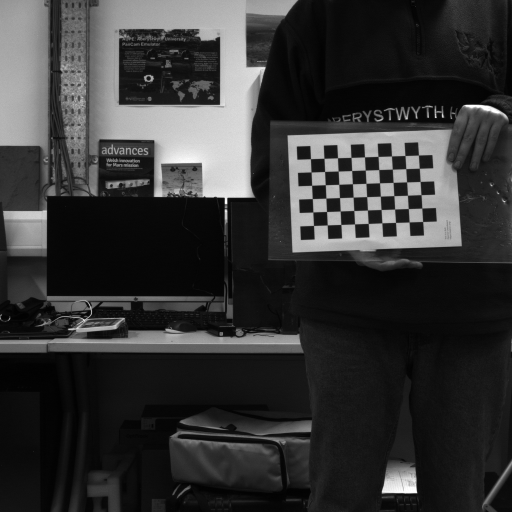
#> input picture HenryFiles/Camera Calibration/aupe-cal/c2/aupe-cal_c2_LWAC01_T00_P00_BS.png, 1024 x 1024 px, found by its file name (shown at 1/2 size)
$ python '2025_05_11-presentation rectification.py'
#> lines starting #> are read from the running program, lines starting #| are printed output that depends on the picture
import cv2 as cv
import numpy as np
import json

def rectify_and_display_images(imgL_path, imgR_path, camera_file_path):
    imgL = cv.imread(imgL_path, 0)
#> imgL is the input picture: shape (1024, 1024); min 0, max 255, mean 52.5
    imgR = cv.imread(imgR_path, 0)
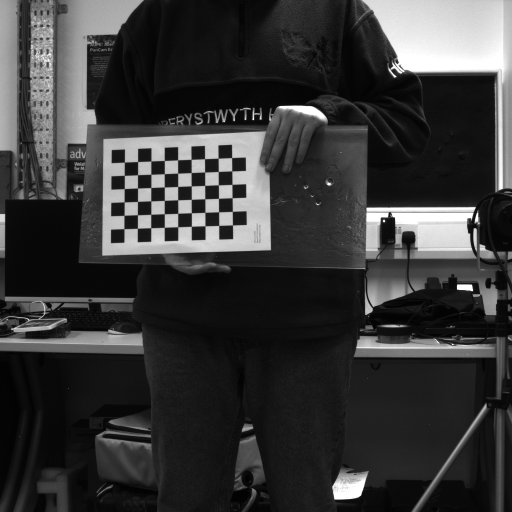
#> input picture HenryFiles/Camera Calibration/aupe-cal/c2/aupe-cal_c2_RWAC01_T00_P00_BS.png, 1024 x 1024 px, found by its file name (shown at 1/2 size)
#> imgR is the input picture: shape (1024, 1024); min 0, max 255, mean 56.3

    chessboard_size = (9, 6)
    img_size = (1024, 1024)

    def add_chessboard(img_file_path):
        img = cv.imread(img_file_path)
        gray = cv.cvtColor(img, cv.COLOR_BGR2GRAY)
        ret, corners = cv.findChessboardCorners(gray, chessboard_size, None)
#> ret = True; corners = 54 rows, first 8: [621.4, 317.9], [648.5, 316.9], [675.5, 316.1], [702.5, 315.3], [729.5, 314.3], [756.5, 313.4], [783.5, 312.5], [810.4, 311.5]
        if ret:
            img = cv.drawChessboardCorners(img, chessboard_size, corners, ret)
        return img

    chess_imgL = add_chessboard(imgL_path)
    chess_imgR = add_chessboard(imgR_path)
#> in add_chessboard (call 2), `ret, corners = cv.findChessboardCorners(gray, chessboard_size, None)`: corners = 54 rows, first 8: [249.3, 324.6], [275.6, 323.6], [302.4, 322.5], [329.1, 321.5], [355.6, 320.3], [382.6, 319.2], [409.6, 317.9], [436.6, 316.7]

    def read_camera_data(camera_file_path):
        with open(camera_file_path, 'r') as file:
#> (reads pcotplugins/pcotdistanceestimate/mtx_dst_rect_proj.json from the repository)
            data = json.load(file)

        left_matrix = np.array(data['mtx_left'])
        left_dist = np.array(data['dist_left']).reshape(-1,1)
        right_matrix = np.array(data['mtx_right'])
        right_dist = np.array(data['dist_right']).reshape(-1,1)
        R = np.array(data['R'])
        T = np.array(data['T']).reshape(-1,1)

        return left_matrix, left_dist, right_matrix, right_dist, R, T

    left_matrix, left_dist, right_matrix, right_dist, R, T = read_camera_data(camera_file_path)

    rect_scale = 0.7

    LR, RR, p1, p2, q, roi1, roi2 = cv.stereoRectify(
        left_matrix, left_dist,
        right_matrix, right_dist,
        img_size, R, T, alpha=rect_scale)
    left_map1, left_map2 = cv.initUndistortRectifyMap(
        left_matrix, left_dist,
        LR,
        p1, img_size, cv.CV_32FC1)
    right_map1, right_map2 = cv.initUndistortRectifyMap(
        right_matrix, right_dist,
        RR,
        p2, img_size, cv.CV_32FC1)
    rectifiedL = cv.remap(chess_imgL, left_map1, left_map2, cv.INTER_LINEAR)
    rectifiedR = cv.remap(chess_imgR, right_map1, right_map2, cv.INTER_LINEAR)
    line_color = (0, 255, 0)
    line_thickness = 1
    num_lines = 40
    spacing = int(1024 // num_lines)

    for i in range(int(img_size[1]*0.333), int(img_size[1]*0.666), spacing):
        cv.line(rectifiedL, (0, i), (img_size[0], i), line_color, line_thickness)
        cv.line(rectifiedR, (0, i), (img_size[0], i), line_color, line_thickness)
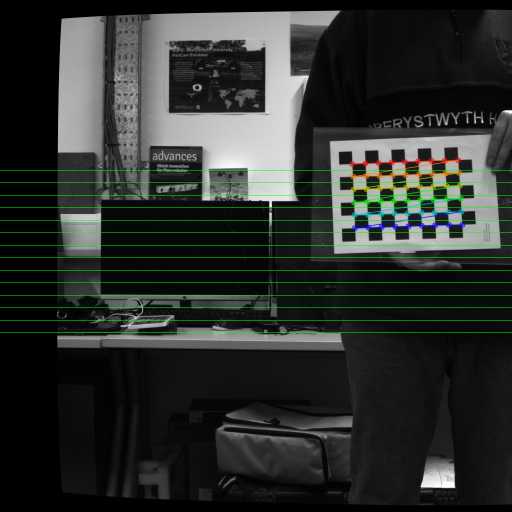
#> rectifiedL: shape (1024, 1024, 3) (shown at 1/2 size); mean B, G, R 45.1, 48.9, 45.2
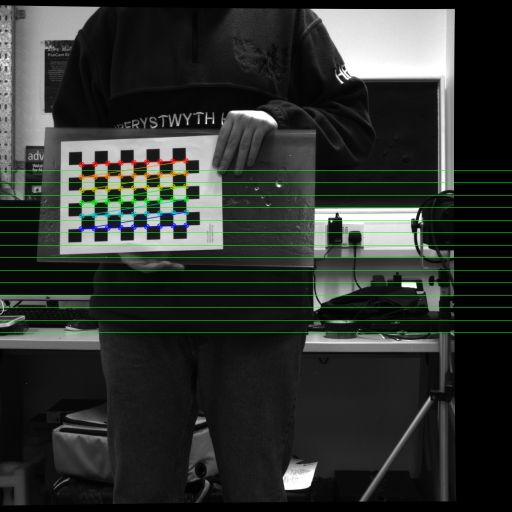
#> rectifiedR: shape (1024, 1024, 3) (shown at 1/2 size); mean B, G, R 47.4, 51.2, 47.6

    cv.namedWindow('Rectified Left', cv.WINDOW_NORMAL)
    cv.namedWindow('Rectified Right', cv.WINDOW_NORMAL)
    cv.moveWindow('Rectified Left', 0, 0)
    cv.moveWindow('Rectified Right', 700, 0)
    cv.resizeWindow('Rectified Left', 700, 700)
    cv.resizeWindow('Rectified Right', 700, 700)
    cv.imshow('Rectified Left', rectifiedL)
    cv.imshow('Rectified Right', rectifiedR)
    cv.waitKey(0)
    cv.destroyAllWindows()

if __name__ == "__main__":
    imgL_path = "HenryFiles/Camera Calibration/aupe-cal/c2/aupe-cal_c2_LWAC01_T00_P00_BS.png"
    imgR_path = "HenryFiles/Camera Calibration/aupe-cal/c2/aupe-cal_c2_RWAC01_T00_P00_BS.png"
    camera_file_path = "pcotplugins\pcotdistanceestimate\mtx_dst_rect_proj.json"

    rectify_and_display_images(imgL_path, imgR_path, camera_file_path)

    hall_l = "HenryFiles\AUPE Images\distance\pctset-1m-8bit-tiltdown\distance_pctset-1m-8bit-tiltdown_LWAC01_T00_P00_BS.png"
    hall_r = "HenryFiles\AUPE Images\distance\pctset-1m-8bit-tiltdown\distance_pctset-1m-8bit-tiltdown_RWAC01_T00_P00_BS.png"

    rectify_and_display_images(hall_l, hall_r, camera_file_path)
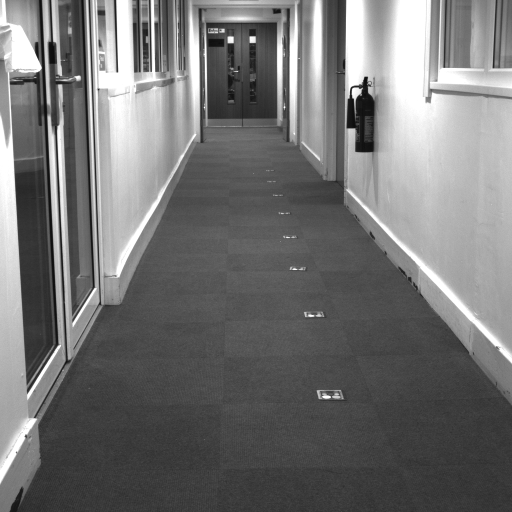
#> input picture HenryFiles/AUPE Images/distance/pctset-1m-8bit-tiltdown/distance_pctset-1m-8bit-tiltdown_LWAC01_T00_P00_BS.png, 1024 x 1024 px, found by its file name (shown at 1/2 size)
#> in rectify_and_display_images, imgL is the input picture: shape (1024, 1024); min 10, max 255, mean 115
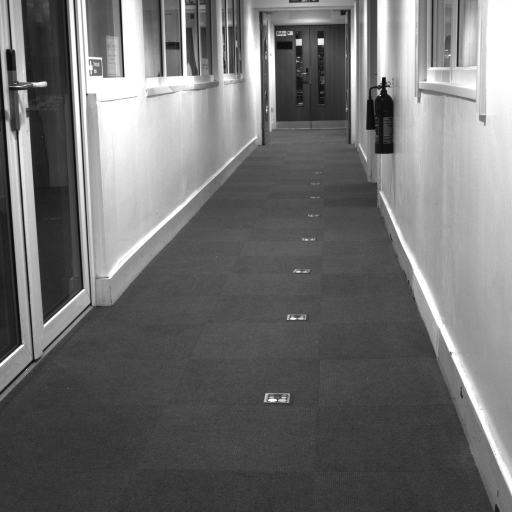
#> input picture HenryFiles/AUPE Images/distance/pctset-1m-8bit-tiltdown/distance_pctset-1m-8bit-tiltdown_RWAC01_T00_P00_BS.png, 1024 x 1024 px, found by its file name (shown at 1/2 size)
#> in rectify_and_display_images, imgR is the input picture: shape (1024, 1024); min 8, max 255, mean 111.5
#> in rectify_and_display_images (call 2), `LR, RR, p1, p2, q, roi1, roi2 = cv.stereoRectify( left_matrix, left_di..`: LR = [[0.998, -0.00239, 0.0671], [0.00301, 1, -0.00905], [-0.0671, 0.00923, 0.998]]; RR = [[0.999, 0.00078, -0.0394], [-0.000419, 1, 0.00916], [0.0394, -0.00913, 0.999]]; p1 = [[1764, 0, 475.3, 0], [0, 1764, 501.4, 0], [0, 0, 1, 0]]; p2 = [[1764, 0, 475.3, -875.1], [0, 1764, 501.4, 0], [0, 0, 1, 0]]; q = [[1, 0, 0, -475.3], [0, 1, 0, -501.4], [0, 0, 0, 1764], [0, 0, 2.02, 0]]; roi1 = (125, 38, 899, 946); roi2 = (0, 19, 907, 983)
#> after the loop in rectify_and_display_images (call 2), `for i in range(int(img_size[1]*0.333), int(img_size[1]*0.666), spacing):`:
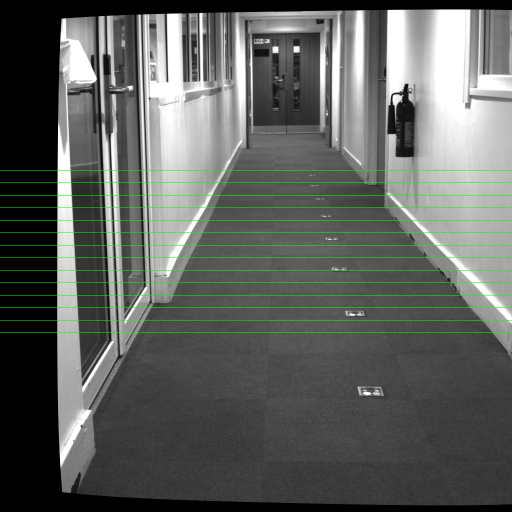
#> rectifiedL: shape (1024, 1024, 3) (shown at 1/2 size); mean B, G, R 94.3, 97.8, 94.3
#> after the loop in rectify_and_display_images (call 2), `for i in range(int(img_size[1]*0.333), int(img_size[1]*0.666), spacing):`:
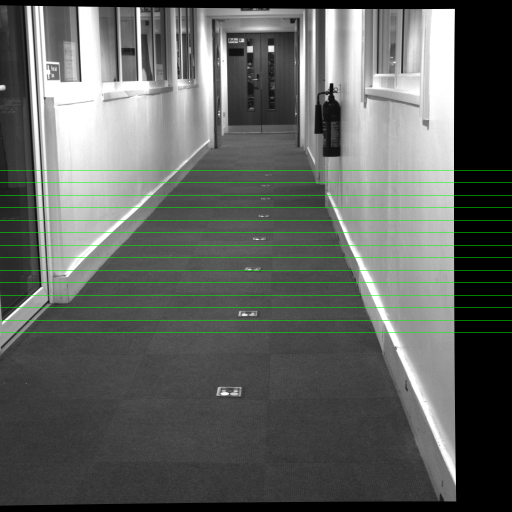
#> rectifiedR: shape (1024, 1024, 3) (shown at 1/2 size); mean B, G, R 95.3, 98.8, 95.3
